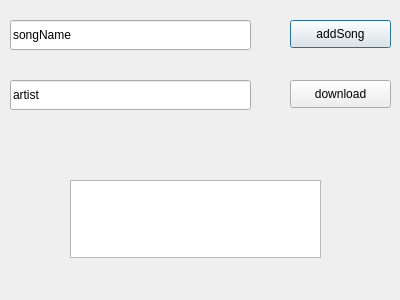
<?xml version="1.0" encoding="UTF-8"?>
<ui version="4.0">
 <class>Dialog</class>
 <widget class="QDialog" name="Dialog">
  <property name="geometry">
   <rect>
    <x>0</x>
    <y>0</y>
    <width>400</width>
    <height>300</height>
   </rect>
  </property>
  <property name="windowTitle">
   <string>Dialog</string>
  </property>
  <widget class="QPushButton" name="addSong">
   <property name="geometry">
    <rect>
     <x>290</x>
     <y>20</y>
     <width>101</width>
     <height>28</height>
    </rect>
   </property>
   <property name="text">
    <string>addSong</string>
   </property>
  </widget>
  <widget class="QPushButton" name="download">
   <property name="geometry">
    <rect>
     <x>290</x>
     <y>80</y>
     <width>101</width>
     <height>28</height>
    </rect>
   </property>
   <property name="text">
    <string>download</string>
   </property>
  </widget>
  <widget class="QLineEdit" name="songName">
   <property name="geometry">
    <rect>
     <x>10</x>
     <y>20</y>
     <width>241</width>
     <height>30</height>
    </rect>
   </property>
   <property name="inputMask">
    <string>songName; </string>
   </property>
   <property name="text">
    <string>songName</string>
   </property>
  </widget>
  <widget class="QLineEdit" name="artist">
   <property name="geometry">
    <rect>
     <x>10</x>
     <y>80</y>
     <width>241</width>
     <height>30</height>
    </rect>
   </property>
   <property name="text">
    <string>artist</string>
   </property>
  </widget>
  <widget class="QPlainTextEdit" name="process">
   <property name="geometry">
    <rect>
     <x>70</x>
     <y>180</y>
     <width>251</width>
     <height>78</height>
    </rect>
   </property>
  </widget>
 </widget>
 <resources/>
 <connections>
  <connection>
   <sender>addSong</sender>
   <signal>clicked()</signal>
   <receiver>songName</receiver>
   <slot>copy()</slot>
   <hints>
    <hint type="sourcelabel">
     <x>320</x>
     <y>41</y>
    </hint>
    <hint type="destinationlabel">
     <x>227</x>
     <y>33</y>
    </hint>
   </hints>
  </connection>
  <connection>
   <sender>addSong</sender>
   <signal>clicked()</signal>
   <receiver>artist</receiver>
   <slot>copy()</slot>
   <hints>
    <hint type="sourcelabel">
     <x>330</x>
     <y>36</y>
    </hint>
    <hint type="destinationlabel">
     <x>229</x>
     <y>98</y>
    </hint>
   </hints>
  </connection>
 </connections>
</ui>
